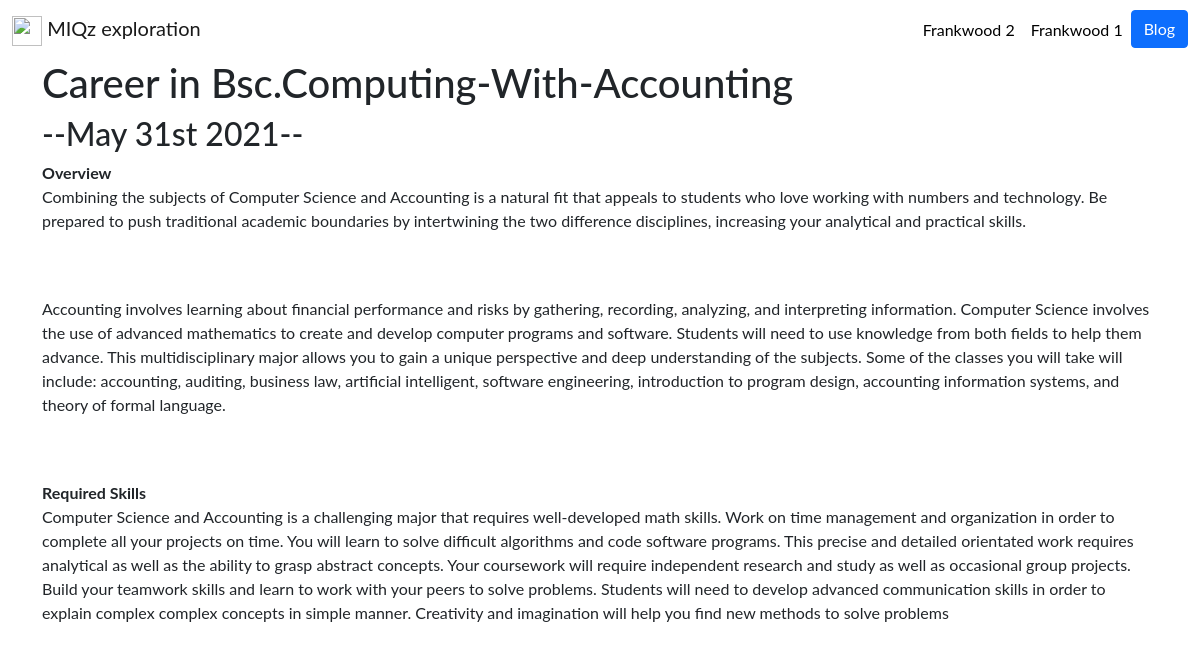
The app's page /blog/4/ with its own data.
### blog/models.py (models this page shows)
class Blog(models.Model):
    title = models.CharField(max_length=200)
    description = models.TextField()
    date = models.DateField()

### blog/views.py (the view)
# urls.py: path('<int:blog_id>/', views.detail, name='detail'),
def detail(request, blog_id):
    blog = get_object_or_404(Blog, pk=blog_id)
    return render(request, 'blog/detail.html',{'blog':blog})

### blog/templates/blog/detail.html
{% extends 'portfolio/base.html' %}
{% block content %}
<h1>{{ blog.title }}</h1>
<h2>--{{ blog.date|date:'F jS Y' }}--</h2>
{{ blog.description|safe }}
{% endblock %}

### portfolio/static/portfolio/custom.css (style rules this page uses)
body { font-family: 'Lato', sans-serif; }

### records on screen
Blog: title "Career in Bsc.Computing-With-Accounting", date "May 31st 2021", description "Overview Combining the subjects of Computer Science and Accounting is a natural fit that appeals to students who love working with numbers and technology. Be prepared to push traditional academic boundaries by intertwining the two difference disciplines, increasing your analytical and practical skills. Accounting involves learning about financial performance and risks by gathering, recording, analyzing, and interpreting information. Computer Science involves the use of advanced mathematics to create and develop computer programs and software. Students will need to use knowledge from both fields to help them advance. This multidisciplinary major allows you to gain a unique perspective and…"
